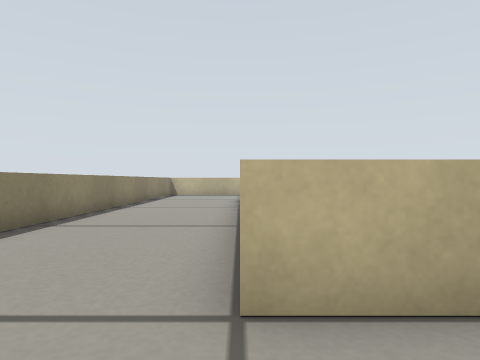
[1] (above)

24 first-person views from a walk through a world built for the Gazebo simulator. The camera is 0.22 m above the floor, looks level and sees 75° across. The floor is counted in squares, 0.25 m on a side. Each view is taken from the middle of a square. On the plan, view 1 faces up. The plan holds only what a view shows up to about 11 squares ahead; the rest is blank. The place goes on beyond the plan.

[2]
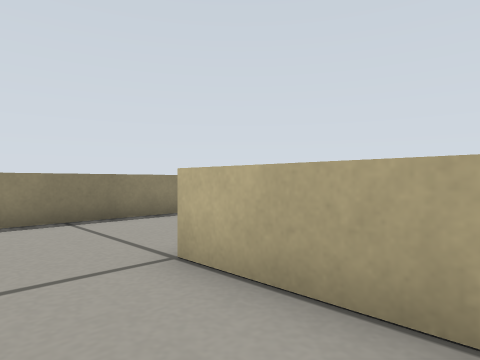

[3]
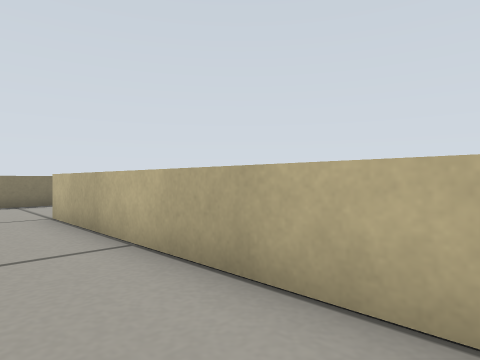

[4]
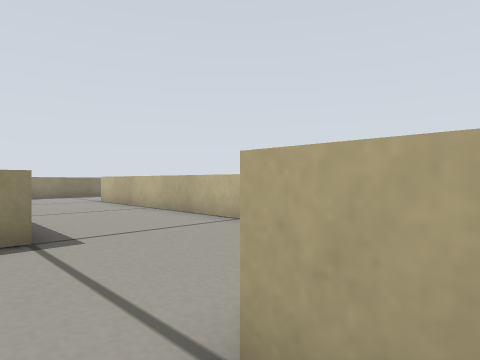

[5]
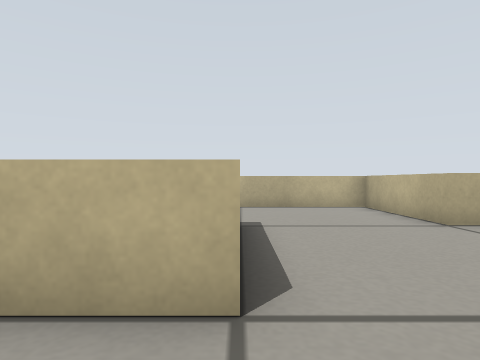

[6]
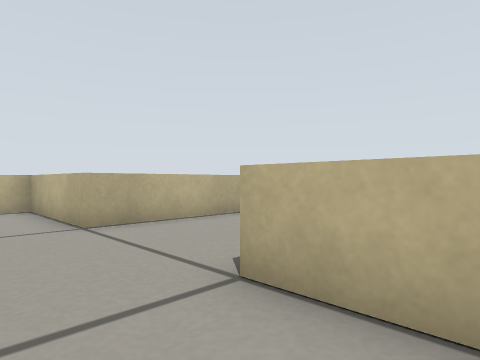

[7]
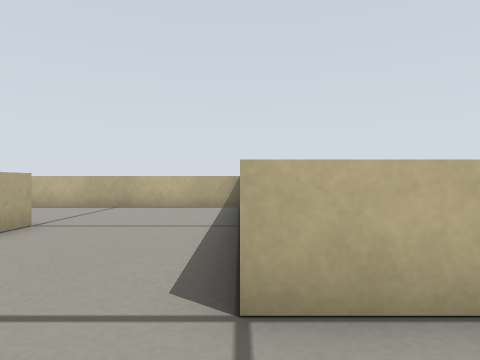

[8]
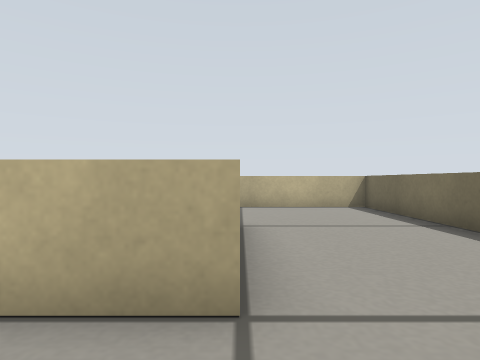

[9]
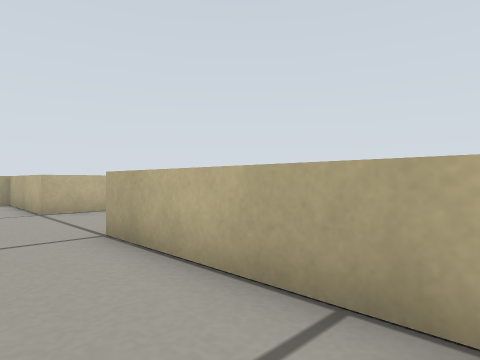

[10]
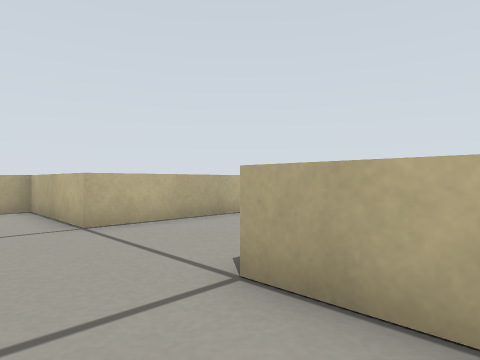

[11]
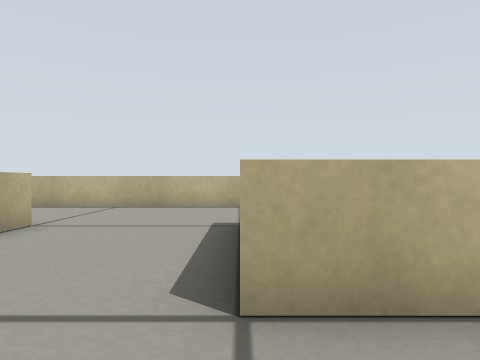

[12]
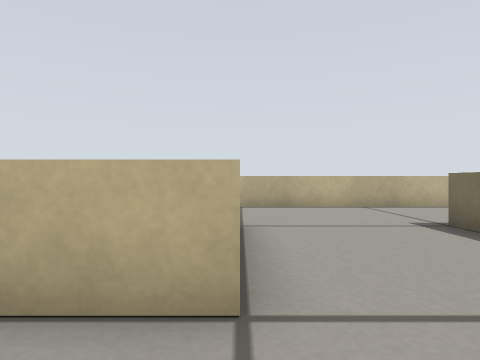

[13]
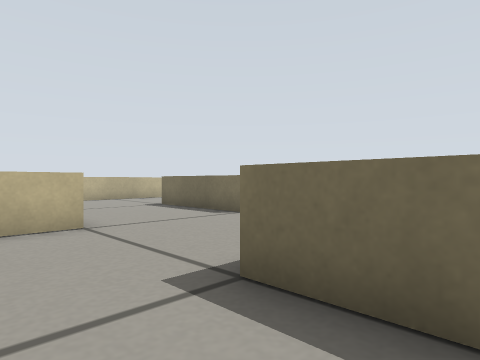

[14]
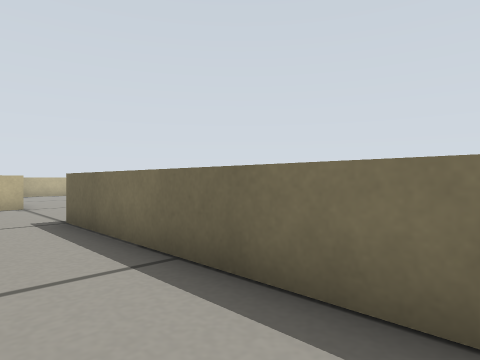

[15]
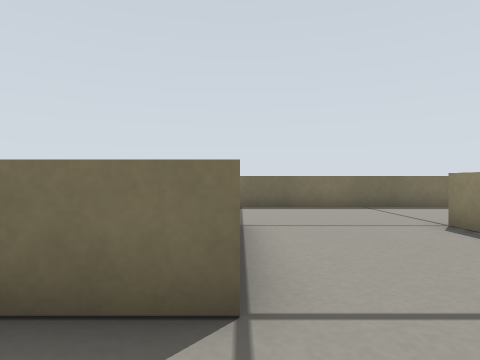

[16]
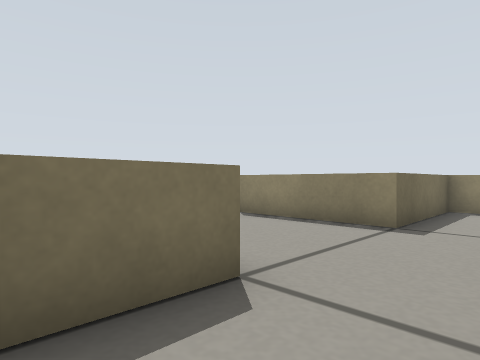

[17]
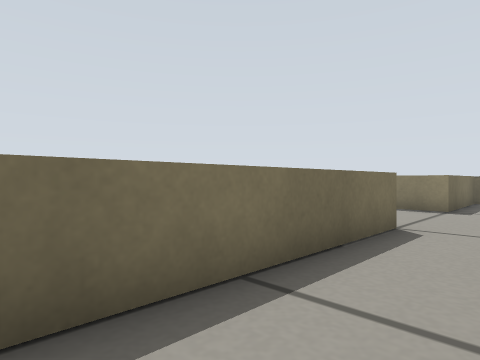

[18]
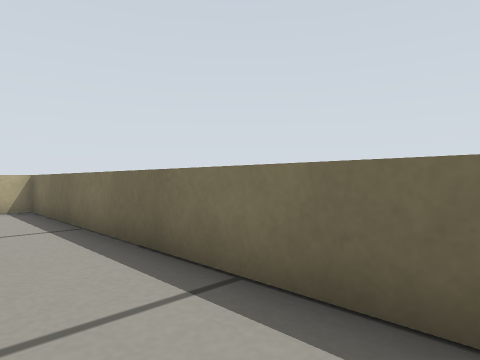

[19]
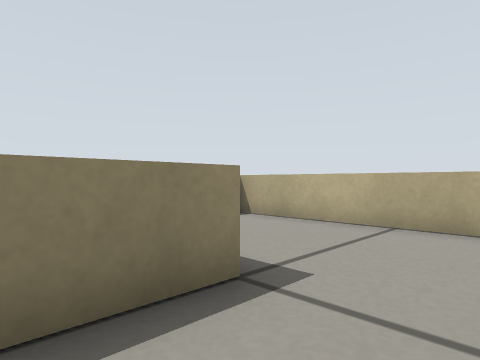

[20]
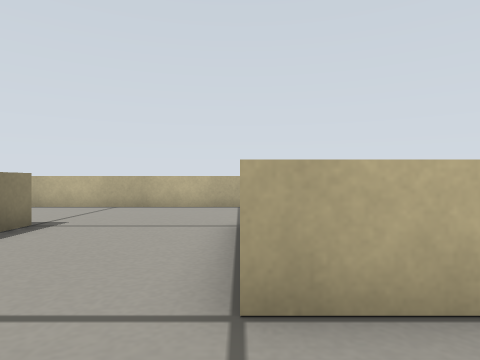

[21]
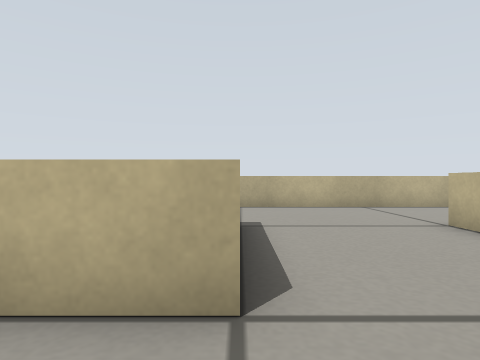

[22]
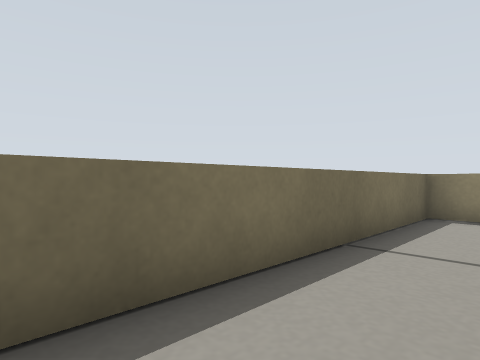

[23]
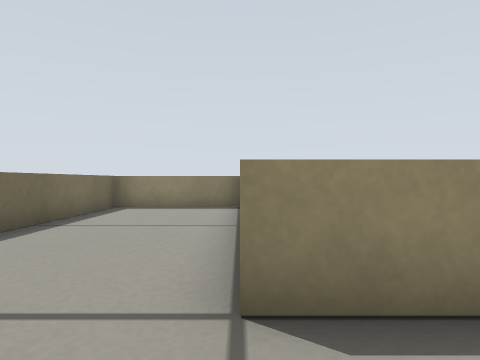

[24]
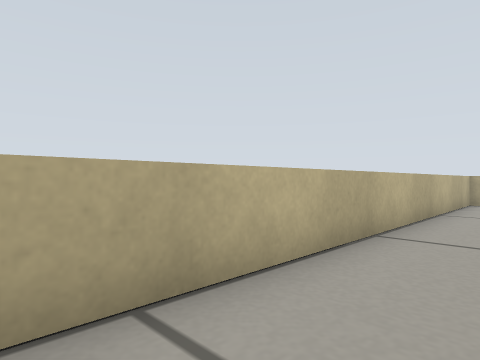

### Floor plan
Points are (right, up) in squares from view 1. A wall is a line through its corners. A room is listed if a view was taken in it or the views show most of it. See-through windows are left out.
Room 1 (views 1, 2, 3)
walls: (-4, 11) (-4, 0.9); (12, -2) (12, 2) (0, 2)
ways out: opening at (10, -2) to room 2
Room 2 (views 4, 7, 8, 9, 10, 11, 12)
walls: (16, -2) (12, -2); (15.1, -6) (20, -6) (20, 2) (24, 2); (24, 6) (20, 6); (28, -0.7) (28, 8.8)
ways out: opening at (10, -2) to room 1; opening at (10, -6) to room 3; opening at (18, 6) to room 5
Room 3 (views 5, 6)
walls: (8, -6) (6.4, -6); (12, -7.8) (12, -6)
ways out: opening at (10, -6) to room 2
Room 4 (views 13, 14, 15, 16, 17, 18, 19, 21, 22, 23, 24)
walls: (16, 13.1) (16, 14) (28, 14) (28, 14.8); (8, 14.7) (8, 14) (12, 14) (12, 10) (10.4, 10); (4, 10) (4, 6) (16, 6); (28, 18) (8, 18)
ways out: opening at (16, 8) to room 5
Room 5 (view 20)
walls: (17.6, 10) (16, 10); (20, 6) (20, 10) (19.2, 10)
ways out: opening at (18, 6) to room 2; opening at (16, 8) to room 4

Where each view was taken, in squares from view 1:
view 1: 0 up, 0 right, facing up
view 2: 0 up, 3 right, facing up-left
view 3: 0 up, 8 right, facing up-left
view 4: 3 down, 13 right, facing up-left
view 5: 8 down, 8 right, facing up
view 6: 8 down, 10 right, facing up-right
view 7: 6 down, 10 right, facing right
view 8: 2 down, 10 right, facing right
view 9: 3 down, 18 right, facing up-right
view 10: 0 up, 18 right, facing up-right
view 11: 2 up, 18 right, facing right
view 12: 6 up, 18 right, facing right
view 13: 8 up, 14 right, facing down-right
view 14: 8 up, 9 right, facing down-right
view 15: 16 up, 16 right, facing down
view 16: 16 up, 18 right, facing down-left
view 17: 16 up, 22 right, facing down-left
view 18: 16 up, 18 right, facing down-right
view 19: 12 up, 14 right, facing up-left
view 20: 8 up, 16 right, facing up
view 21: 8 up, 12 right, facing up
view 22: 8 up, 12 right, facing down-left
view 23: 10 up, 14 right, facing left
view 24: 16 up, 15 right, facing up-right
